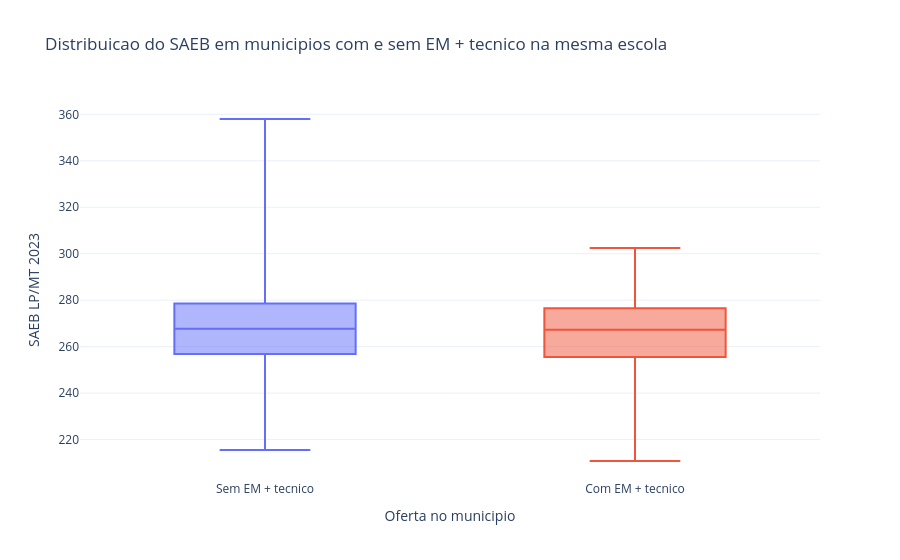

Source (notebook cell):
### Markdown cell above
## 4. Coexistencia de EM e tecnico na mesma escola

Esta analise e transversal em 2023. Ela compara municipios sem e com escolas que ofertam simultaneamente EM e educacao tecnica. Diferencas nao devem ser interpretadas como efeito da oferta tecnica.

### Code cell
m3 = data["m3"].copy()
m3["grupo_tecnico"] = np.where(m3["escolas_em_com_tecnico"] > 0, "Com EM + tecnico", "Sem EM + tecnico")
m3["grupo_tecnico_nem"] = np.where(m3["escolas_em_com_tecnico_nem"] > 0, "Com oferta tecnica NEM", "Sem oferta tecnica NEM")

summary_m3 = m3.groupby("grupo_tecnico", observed=True).agg(
    municipios=("id_municipio", "nunique"),
    media_saeb_2023=("media_saeb_2023", "mean"),
    mediana_saeb_2023=("media_saeb_2023", "median"),
    media_prop_escolas=("prop_escolas_em_com_tecnico", "mean"),
).reset_index()
display(summary_m3)

fig = px.box(
    m3, x="grupo_tecnico", y="media_saeb_2023", color="grupo_tecnico",
    points=False, labels={"grupo_tecnico": "Oferta no municipio", "media_saeb_2023": "SAEB LP/MT 2023"},
    title="Distribuicao do SAEB em municipios com e sem EM + tecnico na mesma escola",
)
fig.update_layout(showlegend=False)
fig.show()

### Figure 1 — Plotly figure (JSON) as saved in the notebook; plotly's stock layout.template omitted (floating-point values rounded to 4 significant figures; data arrays with more than 128 entries replaced by an {"elided": "..."} marker saying what was removed)
{"data": [{"alignmentgroup": "True", "boxpoints": false, "hovertemplate": "Oferta no municipio=%{x}<br>SAEB LP/MT 2023=%{y}<extra></extra>", "legendgroup": "Sem EM + tecnico", "marker": {"color": "#636efa"}, "name": "Sem EM + tecnico", "notched": false, "offsetgroup": "Sem EM + tecnico", "orientation": "v", "showlegend": true, "type": "box", "x": {"elided": "4330 str values"}, "x0": " ", "xaxis": "x", "y": {"elided": "4330 float values"}, "y0": " ", "yaxis": "y"}, {"alignmentgroup": "True", "boxpoints": false, "hovertemplate": "Oferta no municipio=%{x}<br>SAEB LP/MT 2023=%{y}<extra></extra>", "legendgroup": "Com EM + tecnico", "marker": {"color": "#EF553B"}, "name": "Com EM + tecnico", "notched": false, "offsetgroup": "Com EM + tecnico", "orientation": "v", "showlegend": true, "type": "box", "x": {"elided": "696 str values"}, "x0": " ", "xaxis": "x", "y": {"elided": "696 float values"}, "y0": " ", "yaxis": "y"}], "layout": {"boxmode": "overlay", "legend": {"title": {"text": "Oferta no municipio"}, "tracegroupgap": 0}, "showlegend": false, "title": {"text": "Distribuicao do SAEB em municipios com e sem EM + tecnico na mesma escola"}, "xaxis": {"anchor": "y", "categoryarray": ["Sem EM + tecnico", "Com EM + tecnico"], "categoryorder": "array", "domain": [0, 1], "title": {"text": "Oferta no municipio"}}, "yaxis": {"anchor": "x", "domain": [0, 1], "title": {"text": "SAEB LP/MT 2023"}}}}
